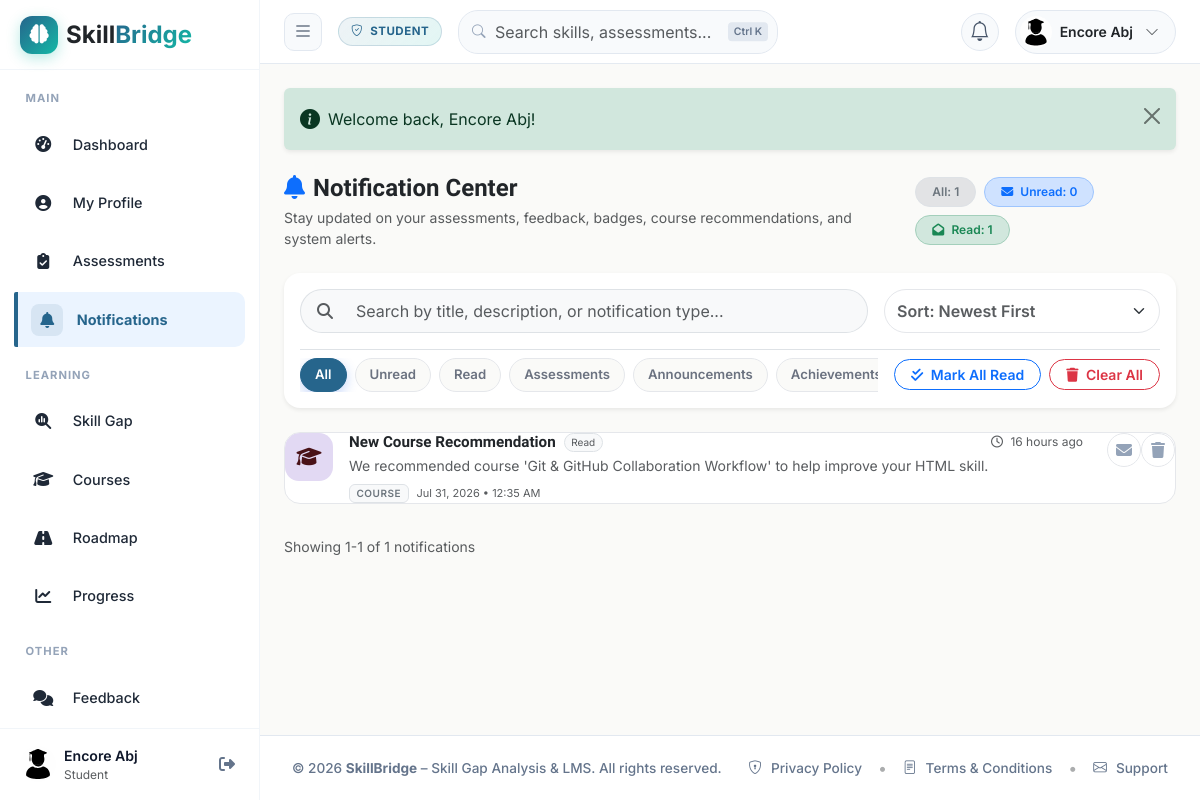
The page /student/notification.php (signed in) on the database its author committed.
### tables this page shows
CREATE TABLE `notifications` (
  `id` int(11) NOT NULL,
  `user_id` int(11) NOT NULL,
  `title` varchar(150) NOT NULL,
  `message` text NOT NULL,
  `link` varchar(255) DEFAULT '#',
  `is_read` tinyint(1) NOT NULL DEFAULT 0,
  `type` varchar(50) DEFAULT 'system',
  `announcement_id` int(11) DEFAULT NULL,
  `created_by_user_id` int(11) DEFAULT NULL,
  `created_by_role` varchar(50) DEFAULT NULL,
  `created_at` datetime DEFAULT current_timestamp()
);

### config/database.php (called while the page is built, shortened)
<?php
class Database {
    private static ?Database $instance = null;
    private ?PDO $pdo = null;
    private function __construct() {
        try {
            $dsn = "mysql:host=" . DB_HOST . ";port=" . DB_PORT . ";dbname=" . DB_NAME . ";charset=utf8mb4";
            $options = [
                PDO::ATTR_ERRMODE            => PDO::ERRMODE_EXCEPTION,
                PDO::ATTR_DEFAULT_FETCH_MODE => PDO::FETCH_ASSOC,
                PDO::ATTR_EMULATE_PREPARES   => false,
            ];
            $this->pdo = new PDO($dsn, DB_USER, DB_PASS, $options);
            $now = new DateTime();
            $mins = $now->getOffset() / 60;
            $sgn = ($mins < 0 ? -1 : 1);
            $mins = abs($mins);
            $hrs = floor($mins / 60);
            $mins -= $hrs * 60;
            $offset = sprintf('%+03d:%02d', $hrs * $sgn, $mins);
            $this->pdo->exec("SET time_zone = '$offset'");
        } catch (PDOException $e) {
            die("<div style='font-family:sans-serif; padding:20px; background:#fee2e2; color:#991b1b; border:1px solid #f87171; border-radius:8px; margin:20px;'>
                <h2>Database Connection Error</h2>
                <p>Unable to connect to MySQL database <strong>" . DB_NAME . "</strong>.</p>
                <p><strong>Error Message:</strong> " . htmlspecialchars($e->getMessage()) . "</p>
                <hr>
                <p><em>Please make sure MySQL is running in XAMPP and you have imported <code>sql/skillbridge_db.sql</code>.</em></p>
            </div>");
        }
    }
    public static function getInstance(): Database {
        if (self::$instance === null) {
            self::$instance = new Database();
        }
        return self::$instance;
    }
    public function query(string $sql, array $params = []): PDOStatement {
        $stmt = $this->pdo->prepare($sql);
        $stmt->execute($params);
        return $stmt;
    }
    public function fetchAll(string $sql, array $params = []): array {
        $stmt = $this->query($sql, $params);
        return $stmt->fetchAll();
    }
}

### includes/functions.php (called while the page is built, shortened)
<?php
require_once __DIR__ . '/../config/database.php';
function get_user_notifications(int $userId, int $limit = 5): array {
    $db = Database::getInstance();
    return $db->fetchAll("SELECT * FROM notifications WHERE user_id = ? ORDER BY created_at DESC, id DESC LIMIT $limit", [$userId]);
}
function format_time_ago(?string $datetime): string {
    $time = strtotime($datetime);
    $diff = time() - $time;
    if ($diff < 60) {
        return 'Just now';
    } elseif ($diff < 3600) {
        $mins = (int)floor($diff / 60);
        return $mins . ' min' . ($mins > 1 ? 's' : '') . ' ago';
    } elseif ($diff < 86400) {
        $hours = (int)floor($diff / 3600);
        return $hours . ' hour' . ($hours > 1 ? 's' : '') . ' ago';
    } elseif ($diff < 172800) {
        return 'Yesterday, ' . date('h:i A', $time);
    } elseif ($diff < 604800) {
        $days = (int)floor($diff / 86400);
        return $days . ' days ago';
    } else {
        return date('d M Y, h:i A', $time);
    }
}

### student/notification.php (the view, shortened to what this page needs)
<?php
require_once __DIR__ . '/../config/database.php';
require_once __DIR__ . '/../includes/functions.php';
$userId = $_SESSION['user_id'];
$db = Database::getInstance();
$notifications = $db->fetchAll(
    "SELECT * FROM notifications WHERE user_id = ? ORDER BY created_at DESC, id DESC",
    [$userId]
);
$countAll = count($notifications);
$countUnread = 0;
$countRead = 0;
foreach ($notifications as $n) {
    if ((int)$n['is_read'] === 1) {
        $countRead++;
    } else {
        $countUnread++;
    }
}
include __DIR__ . '/../includes/header.php';
?>
<div class="dash-content">
  <div class="d-flex flex-column flex-md-row justify-content-between align-items-md-center gap-3 mb-4">
    <div>
      <h3 class="fw-bold text-dark mb-1"><i class="fa-solid fa-bell text-primary me-2"></i>Notification Center</h3>
      <p class="text-muted small mb-0">Stay updated on your assessments, feedback, badges, course recommendations, and system alerts.</p>
    </div>
    <div class="d-flex align-items-center gap-2 flex-wrap">
      <span class="badge bg-secondary-subtle text-secondary border rounded-pill px-3 py-2 fw-semibold small" id="badgeAll">
        All: <span id="cntAll"><?= $countAll ?></span>
      </span>
      <span class="badge bg-primary-subtle text-primary border border-primary-subtle rounded-pill px-3 py-2 fw-semibold small" id="badgeUnread">
        <i class="fa-solid fa-envelope me-1"></i> Unread: <span id="cntUnread"><?= $countUnread ?></span>
      </span>
      <span class="badge bg-success-subtle text-success border border-success-subtle rounded-pill px-3 py-2 fw-semibold small" id="badgeRead">
        <i class="fa-solid fa-envelope-open me-1"></i> Read: <span id="cntRead"><?= $countRead ?></span>
      </span>
    </div>
  </div>
  <div class="card border-0 shadow-sm rounded-4 p-3 mb-4 bg-white">
    <div class="row g-3 align-items-center mb-3">
      <div class="col-md-7 col-lg-8">
        <div class="input-group">
          <span class="input-group-text bg-light border-end-0 rounded-start-pill text-muted ps-3">
            <i class="fa-solid fa-magnifying-glass"></i>
          </span>
          <input type="text" id="notifSearchInput" class="form-control bg-light border-start-0 rounded-end-pill py-2 text-dark small" placeholder="Search by title, description, or notification type...">
        </div>
      </div>
      <div class="col-md-5 col-lg-4 d-flex justify-content-md-end gap-2">
        <select id="notifSortSelect" class="form-select rounded-pill py-2 small fw-semibold text-muted" style="border-color: var(--border);" onchange="filterAndSortNotifs()">
          <option value="newest" selected>Sort: Newest First</option>
        </select>
      </div>
    </div>
    <div class="d-flex flex-column flex-lg-row justify-content-between align-items-lg-center gap-3 pt-2 border-top">
      <div class="d-flex align-items-center gap-2 overflow-auto pb-2 pb-lg-0" id="filterTabsContainer" style="scrollbar-width: thin;">
        <button class="notif-filter-btn active" data-filter="all" onclick="setNotifFilter('all', this)">All</button>
        <button class="notif-filter-btn" data-filter="unread" onclick="setNotifFilter('unread', this)">Unread</button>
        <button class="notif-filter-btn" data-filter="read" onclick="setNotifFilter('read', this)">Read</button>
        <button class="notif-filter-btn" data-filter="assessment" onclick="setNotifFilter('assessment', this)">Assessments</button>
        <button class="notif-filter-btn" data-filter="announcement" onclick="setNotifFilter('announcement', this)">Announcements</button>
        <button class="notif-filter-btn" data-filter="achievement" onclick="setNotifFilter('achievement', this)">Achievements</button>
      </div>
      <div class="d-flex align-items-center gap-2 flex-shrink-0">
        <button class="btn btn-outline-primary btn-sm rounded-pill px-3 py-1.5 fw-semibold small" onclick="markAllNotifsReadAjax()">
          <i class="fa-solid fa-check-double me-1"></i> Mark All Read
        </button>
        <button class="btn btn-outline-danger btn-sm rounded-pill px-3 py-1.5 fw-semibold small" onclick="clearAllNotifsAjax()">
          <i class="fa-solid fa-trash me-1"></i> Clear All
        </button>
      </div>
    </div>
  </div>
  <div id="notifsListContainer" class="d-flex flex-column gap-3">
    <?php foreach ($notifications as $n):
        $isRead = (int)$n['is_read'] === 1;
        $type = strtolower($n['type'] ?? 'general');
        if ($type === 'recommendation') $type = 'course';
        $title = $n['title'] ?? 'Notification';
        $message = $n['message'] ?? '';
        $createdAt = $n['created_at'] ?? date('Y-m-d H:i:s');
        $timestamp = strtotime($createdAt);
        $timeAgo = format_time_ago($createdAt);
        $priority = strtolower($n['priority'] ?? 'normal');
        $priorityScore = match($priority) { 'high' => 3, 'medium' => 2, default => 1 };
        $iconClass = match($type) {
            'assessment'   => 'fa-solid fa-file-pen',
            'announcement' => 'fa-solid fa-bullhorn',
            'achievement'  => 'fa-solid fa-trophy',
            'feedback'     => 'fa-solid fa-comment-dots',
            'certificate'  => 'fa-solid fa-certificate',
            'course'       => 'fa-solid fa-graduation-cap',
            'profile'      => 'fa-solid fa-user-gear',
            'system'       => 'fa-solid fa-server',
            'reminder'     => 'fa-solid fa-clock',
            default        => 'fa-solid fa-bell'
        };
        $iconBoxClass = 'notif-icon-' . (in_array($type, ['assessment','announcement','achievement','feedback','certificate','course','profile','system','reminder']) ? $type : 'general');
        $isAnnouncement = ($type === 'announcement');
        $annId = (int)($n['announcement_id'] ?? 0);
        $redirectUrl = BASE_URL . "api/notifications_action.php?action=open&id={$n['id']}";
    ?>
      <div class="notif-hub-card <?= $isRead ? '' : 'unread' ?> p-3.5"
           id="notif-card-<?= $n['id'] ?>"
           data-id="<?= $n['id'] ?>"
           data-read="<?= $isRead ? '1' : '0' ?>"
           data-type="<?= htmlspecialchars($type) ?>"
           data-title="<?= htmlspecialchars(strtolower($title)) ?>"
           data-message="<?= htmlspecialchars(strtolower($message)) ?>"
           data-timestamp="<?= $timestamp ?>"
           data-priority="<?= $priority ?>"
           data-priority-score="<?= $priorityScore ?>"
           style="cursor: pointer;"
           onclick="handleCardClick(<?= $n['id'] ?>, '<?= addslashes($redirectUrl) ?>', <?= $isAnnouncement ? 'true' : 'false' ?>, <?= $annId ?>, event)">
        <div class="d-flex align-items-start gap-3">
          <div class="notif-icon-box <?= $iconBoxClass ?>">
            <i class="<?= $iconClass ?>"></i>
          </div>
          <div class="flex-grow-1 min-w-0">
            <div class="d-flex align-items-center justify-content-between flex-wrap gap-2 mb-1">
              <div class="d-flex align-items-center gap-2 flex-wrap">
                <h6 class="fw-bold text-dark mb-0 text-break" style="font-size: 0.95rem;"><?= htmlspecialchars($title) ?></h6>
                <?php if (!$isRead): ?>
                  <span class="badge bg-primary-subtle text-primary border border-primary-subtle rounded-pill fw-semibold status-badge" style="font-size: 10px;">Unread</span>
                <?php else: ?>
                  <span class="badge bg-light text-muted border rounded-pill fw-normal status-badge" style="font-size: 10px;">Read</span>
                <?php endif; ?>
              </div>
              <span class="text-muted small text-nowrap" style="font-size: 12px;">
                <i class="fa-regular fa-clock me-1"></i> <?= $timeAgo ?>
              </span>
            </div>
            <p class="text-muted small mb-2 text-break" style="line-height: 1.45;"><?= htmlspecialchars($message) ?></p>
            <div class="d-flex align-items-center gap-2">
              <span class="badge bg-light text-secondary border rounded-2 text-uppercase fw-semibold" style="font-size: 10px; letter-spacing: 0.5px;"><?= ucfirst($type) ?></span>
              <span class="text-muted" style="font-size: 11px;"><?= date('M d, Y • h:i A', $timestamp) ?></span>
            </div>
          </div>
          <div class="d-flex align-items-center gap-1.5 flex-shrink-0 ms-2" onclick="event.stopPropagation();">
            <button class="btn-notif-action toggle-read-btn"
                    title="<?= $isRead ? 'Mark as Unread' : 'Mark as Read' ?>"
                    onclick="toggleNotifReadStatus(<?= $n['id'] ?>, event)">
              <i class="fa-solid <?= $isRead ? 'fa-envelope' : 'fa-envelope-open' ?>"></i>
            </button>
            <button class="btn-notif-action delete"
                    title="Delete Notification"
                    onclick="deleteSingleNotifAjax(<?= $n['id'] ?>, event)">
              <i class="fa-solid fa-trash"></i>
            </button>
          </div>
        </div>
      </div>
    <?php endforeach; ?>
  </div>
  <div id="notifPaginationContainer" class="d-flex justify-content-between align-items-center flex-wrap gap-3 mt-4 pt-2">
    <span class="text-muted small" id="paginationInfo">Showing 1-10 of 10 notifications</span>
  </div>
</div>
<?php include __DIR__ . '/../includes/footer.php'; ?>

### student/notification.php (style rules this page uses)
.notif-hub-card { border: 1px solid var(--border); background: var(--card-bg, #ffffff); border-radius: 16px; transition: all 0.25s cubic-bezier(0.4, 0, 0.2, 1); position: relative; overflow: hidden; }
.notif-icon-box { width: 48px; height: 48px; border-radius: 14px; display: flex; align-items: center; justify-content: center; font-size: 1.25rem; flex-shrink: 0; }
.notif-icon-course { background: #E2D9F3; color: #491217; }
.notif-filter-btn { border: 1px solid var(--border); background: var(--bg-alt, #f8fafc); color: var(--text-secondary); padding: 6px 14px; border-radius: 20px; font-size: 0.825rem; font-weight: 600; transition: all 0.2s ease; cursor: pointer; white-space: nowrap; }
.notif-filter-btn.active { background: var(--primary); color: #ffffff; border-color: var(--primary); box-shadow: 0 4px 12px rgba(37, 99, 235, 0.25); }
.btn-notif-action { width: 34px; height: 34px; border-radius: 50%; border: 1px solid var(--border); background: var(--card-bg, #ffffff); color: var(--text-muted); display: inline-flex; align-items: center; justify-content: center; transition: all 0.2s ease; cursor: pointer; }

### rows shown on the page
notifications: title "New Course Recommendation", is_read "Read", created_at "16 hours ago", message "We recommended course 'Git & GitHub Collaboration Workflow' to help improve your HTML skill.", type "COURSE", created_at "Jul 31, 2026 • 12:35 AM"

### other values the page prints
$sidebarUserName "Encore Abj"
$sidebarSubTitle "Student"
$userRole "STUDENT"
$fullName "Encore Abj"
$flash['message'] "Welcome back, Encore Abj!"
$countAll "1"
$countUnread "0"
$countRead "1"
